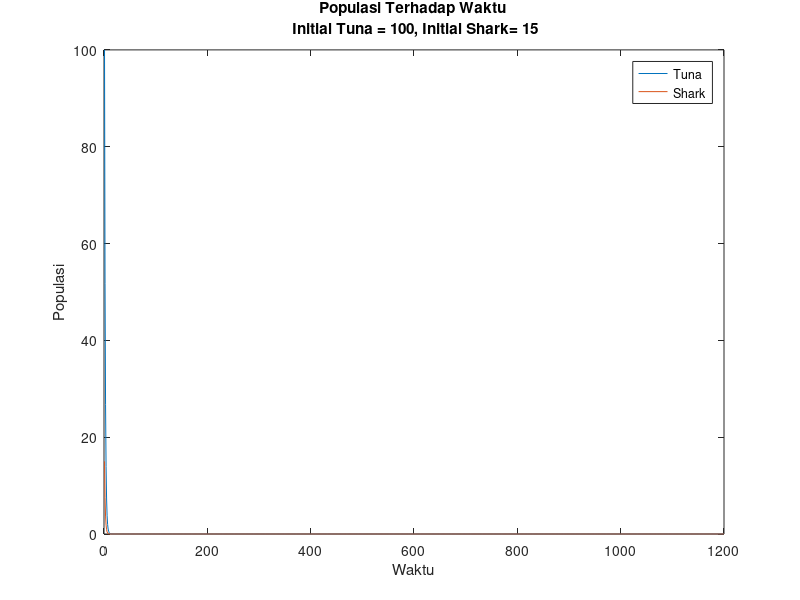
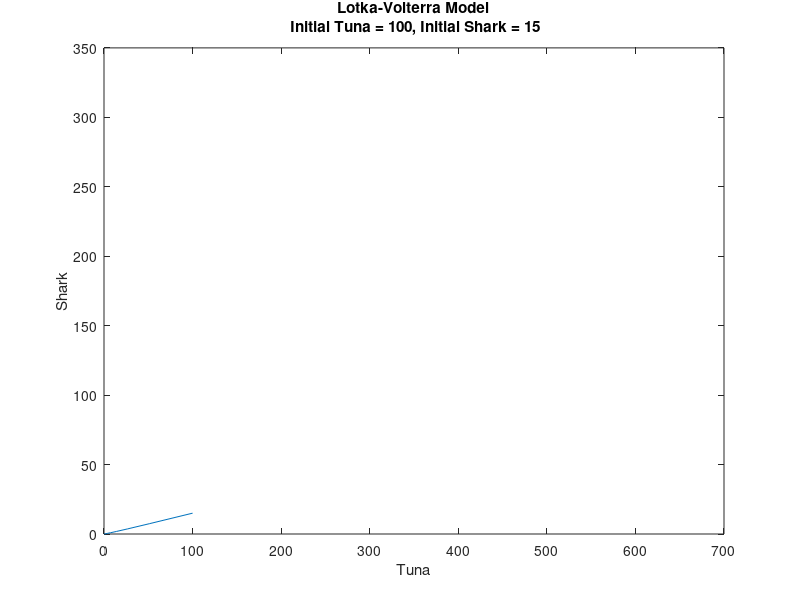

These charts were generated, in order, by the following MATLAB code:
clc;
clear all;
tbr=2;  %Laju Kelahiran Tuna
tdr=0.02; %Laju Kematian Tuna
sbr=0.01; %Laju Kelahiran Hiu
sdr=1.06; %Laju Kematian Hiu
delt=0.01;
fr=input('Masukan Amount of Fishing:');
duration=12;
SimulLength=duration/delt;

h=10; %Populasi Manusia
s=zeros(1,1000);
t=zeros(1,1000);
s(1)=15; %Populasi Awal Hiu
t(1)=100; %Populasi Awal Tuna

for i=2:SimulLength
    ds=(sbr*s(i-1)*t(i-1)-sdr*s(i-1)-fr*h*s(i-1))*delt;
    dt=(tbr*t(i-1)-tdr*t(i-1)*s(i-1)-fr*h*t(i-1))*delt;
    s(i)=s(i-1)+ds;
    t(i)=t(i-1)+dt;
    if s(i)<0
        s(i)=0;
    end
    if t(i)<0
        t(i)=0;
    end
end


figure(1)
plot((1:SimulLength),t)
hold on
plot((1:SimulLength),s)
title(sprintf('Populasi Terhadap Waktu\n Initial Tuna = %d, Initial Shark= %d',t(1),s(1)));
ylabel('Populasi');
xlabel('Waktu');
legend('Tuna','Shark');

figure(2)
plot(t,s)
title(sprintf('Lotka-Volterra Model\n Initial Tuna = %d, Initial Shark = %d',t(1),s(1)));
xlabel('Tuna');
ylabel('Shark');
axis([0 700 0 350]);

